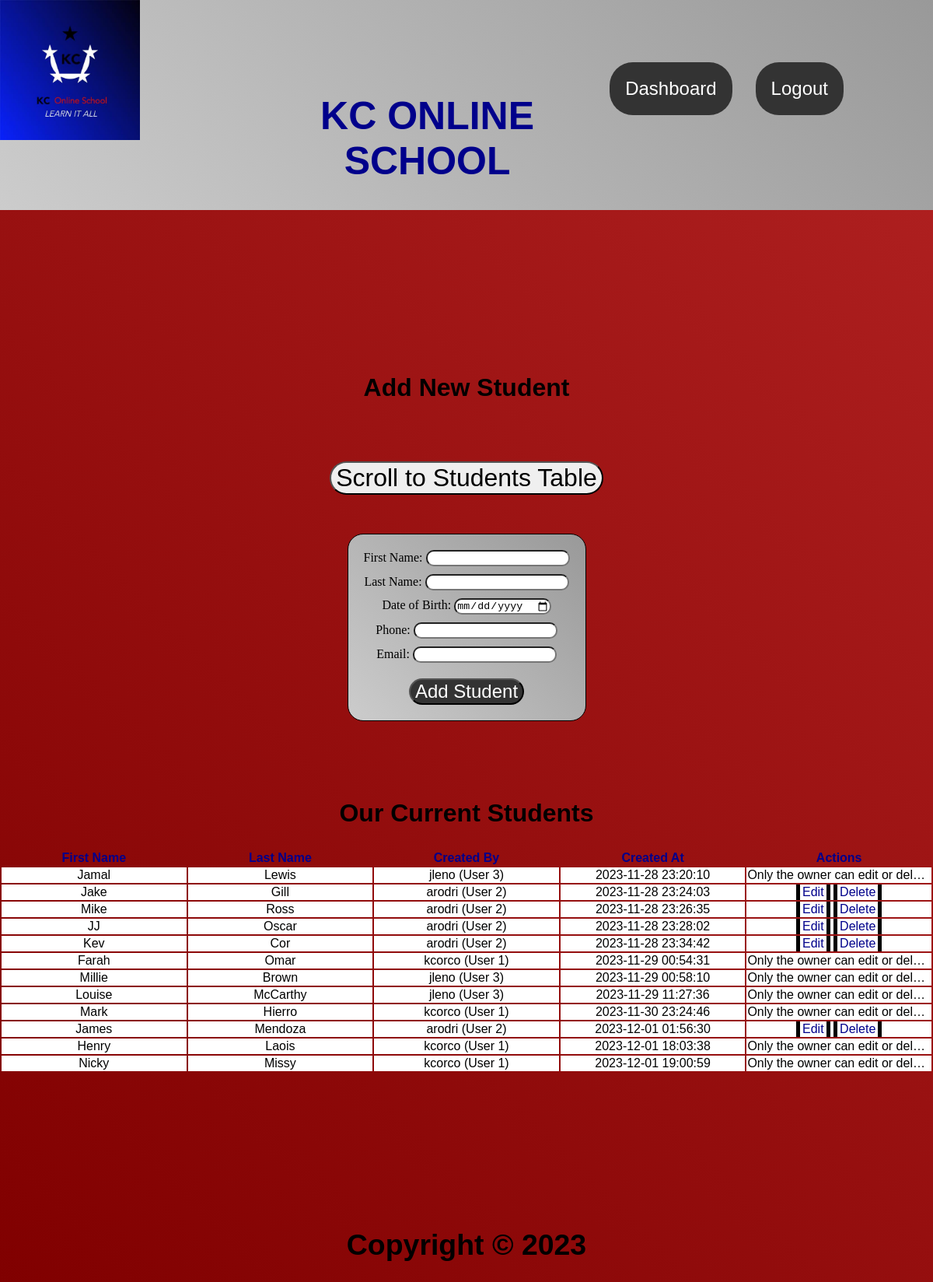
The app's page /add_student (signed in) with its own data.
### models.py (models this page shows, shortened)
class AddStudent(db.Model):
    id = db.Column(db.Integer, primary_key=True, autoincrement=True)
    first_name = db.Column(db.String(50), nullable=False)
    last_name = db.Column(db.String(50), nullable=False)
    date_of_birth = db.Column(db.Date, nullable=False)
    phone = db.Column(db.String(15), nullable=False, unique=True)
    email = db.Column(db.String(100), nullable=False, unique=True)
    user_id = db.Column(db.Integer, db.ForeignKey('user.id'), nullable=False)
    created_at = db.Column(db.DateTime, default=datetime.utcnow)

class User(UserMixin, db.Model):
    id = db.Column(db.Integer, primary_key=True)
    username = db.Column(db.String(50), unique=True)
    password = db.Column(db.String(80))
    students = db.relationship('AddStudent', backref='user', lazy=True)
    courses = db.relationship('Course', back_populates='user', cascade='all, delete-orphan')

### app.py (the view, shortened to what this page needs)
@app.route('/add_student', methods=['GET', 'POST'])
@login_required
def add_student():
    added_students = None
    student = None
    added_students = AddStudent.query.all()
    get_flashed_messages()
    return render_template('add_student.html', added_students=added_students)

### app.py (called while the page is built)
@login_manager.user_loader
def load_user(user_id):
    return db.session.query(User).get(int(user_id))

### templates/add_student.html (shortened to what this page needs)
{% extends 'base.html' %}
{% block content %}
  <div class="content-container">
    <h2 class="form-hd">Add New Student</h2>
    <button class="scroll-to-table" data-target="current-students-table">Scroll to Students Table</button>
  <form class="form-to-table" method="POST" action="{{ url_for('add_student') }}">
    <label for="first_name">First Name:</label>
    <input type="text" name="first_name" value="{{ student.first_name if student else '' }}" required><br>
    <label for="last_name">Last Name:</label>
    <input type="text" name="last_name" value="{{ student.last_name if student else '' }}" required><br>
    <label for="date_of_birth">Date of Birth:</label>
    <input type="date" name="date_of_birth" value="{{ student.date_of_birth.strftime('%Y-%m-%d') if student and student.date_of_birth else '' }}" required><br>
    <label for="phone">Phone:</label>
    <input type="text" name="phone" value="{{ student.phone if student else '' }}" required><br>
    <label for="email">Email:</label>
    <input class="bottom-input" type="email" name="email" value="{{ student.email if student else '' }}" required><br>
    <button class="activation-button" type="submit">Add Student</button>
  </form>
  <h2 class="table-hd">Our Current Students</h2>
    <div class="table-container" id="current-students-table">
        {% if added_students %}
        <table>
            <thead>
            <tr>
                <th>First Name</th>
                <th>Last Name</th>
                <th>Created By</th>
                <th>Created At</th>
                <th>Actions</th>
            </tr>
            </thead>
            <tbody>
            {% for student in added_students %}
                <tr {% if current_user.is_authenticated and student.user_id == current_user.id %} class="highlight" {% endif %}>
                <td>{{ student.first_name }}</td>
                <td>{{ student.last_name }}</td>
                <td>
                    {% if student.user %}
                    {{ student.user.username }} (User {{ student.user_id }})
                    {% else %}
                    User Deleted
                    {% endif %}
                </td>
                <td>{{ student.created_at.strftime('%Y-%m-%d %H:%M:%S') }}</td>
                <td>
                    {% if current_user.is_authenticated %}
                    {% if student.user_id == current_user.id %}
                        <a class="edit-delete" href="{{ url_for('edit_student', student_id=student.id) }}">Edit</a>
                        <a class="edit-delete" href="{{ url_for('delete_student', student_id=student.id) }}">Delete</a>
                    {% else %}
                        <span>Only the owner can edit or delete this entry.</span>
                    {% endif %}
                    {% endif %}
                </td>
                </tr>
            {% endfor %}
            </tbody>
        </table>
        {% else %}
        <p>No students added yet.</p>
        {% endif %}
    </div>
  </div>
{% endblock %}

### static/css/style.css (style rules this page uses)
* { box-sizing: border-box; }
body { background: linear-gradient(45deg, #800000, #B22222); color: #CCCCCC; font-family: Arial, Helvetica, sans-serif; display: flex; flex-direction: column; min-height: 100vh; margin: 0; }
button { cursor: pointer; }
.activation-forms input, button { border-radius: 30px; font-size: xx-large; text-align: center; }
.activation-button { background-color: #333; color: white; font-size: x-large; }
input { margin-bottom: 10px; }
.bottom-input { margin-bottom: 20px; }
.content-container { display: flex; flex-direction: column; align-items: center; text-align: center; margin-top: 20px; }
.form-to-table { font-family: Georgia, 'Times New Roman', Times, serif; border: 1px solid black; border-radius: 20px; margin: 0; padding: 20px; background: linear-gradient(45deg, #CCCCCC, #999999); color: black; }
.form-to-table input { border-radius: 10px; }
.form-hd { margin-top: 190px; }
.scroll-to-table { margin-top: 50px; margin-bottom: 50px; }
.table-hd { margin-top: 100px; }
.table-container { overflow-x: auto; }
table { width: 100%; table-layout: fixed; }
th, td { white-space: nowrap; overflow: hidden; text-overflow: ellipsis; }
td { background-color: white; color: black; }
th { font-weight: bold; color: darkblue; }
.edit-delete { text-decoration: none; border: 5px solid black; border-radius: 5px; padding: 3px; color: darkblue; background-color: white; }
h1, h2 { font-weight: bold; font-size: xx-large; color: black; }

### records on screen
AddStudent: first_name "Jamal", last_name "Lewis", user.username "jleno", user_id "3", created_at "2023-11-28 23:20:10", shows "Only the owner can edit or del…"
AddStudent: first_name "Jake", last_name "Gill", user.username "arodri", user_id "2", created_at "2023-11-28 23:24:03"
AddStudent: first_name "Mike", last_name "Ross", user.username "arodri", user_id "2", created_at "2023-11-28 23:26:35"
AddStudent: first_name "JJ", last_name "Oscar", user.username "arodri", user_id "2", created_at "2023-11-28 23:28:02"
AddStudent: first_name "Kev", last_name "Cor", user.username "arodri", user_id "2", created_at "2023-11-28 23:34:42"
AddStudent: first_name "Farah", last_name "Omar", user.username "kcorco", user_id "1", created_at "2023-11-29 00:54:31", shows "Only the owner can edit or del…"
AddStudent: first_name "Millie", last_name "Brown", user.username "jleno", user_id "3", created_at "2023-11-29 00:58:10", shows "Only the owner can edit or del…"
AddStudent: first_name "Louise", last_name "McCarthy", user.username "jleno", user_id "3", created_at "2023-11-29 11:27:36", shows "Only the owner can edit or del…"
AddStudent: first_name "Mark", last_name "Hierro", user.username "kcorco", user_id "1", created_at "2023-11-30 23:24:46", shows "Only the owner can edit or del…"
AddStudent: first_name "James", last_name "Mendoza", user.username "arodri", user_id "2", created_at "2023-12-01 01:56:30"
AddStudent: first_name "Henry", last_name "Laois", user.username "kcorco", user_id "1", created_at "2023-12-01 18:03:38", shows "Only the owner can edit or del…"
AddStudent: first_name "Nicky", last_name "Missy", user.username "kcorco", user_id "1", created_at "2023-12-01 19:00:59", shows "Only the owner can edit or del…"
